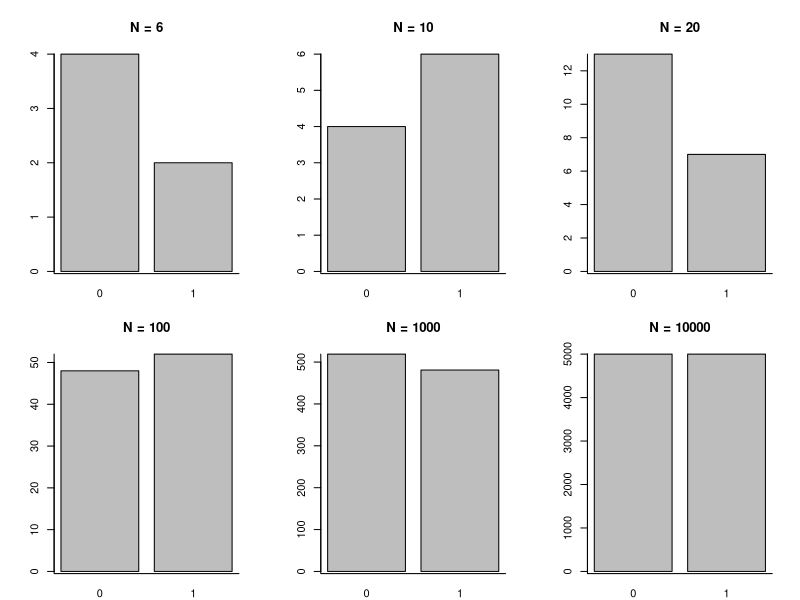
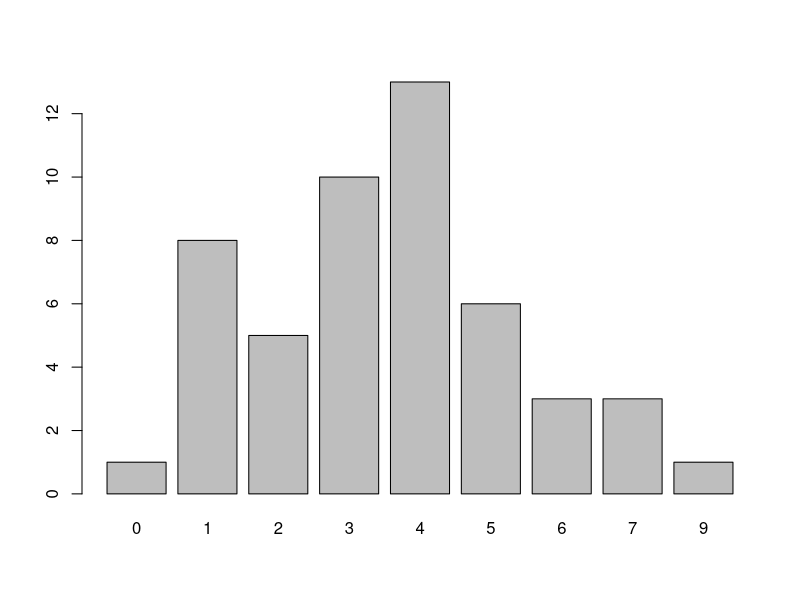

These figures' R source, in order:
## ---- chunk 1
t <- 1 # Task counter
task <- function(x = t) {
  t <<- x + 1
  return(paste0("**Task ", x, ": **"))
}
## ---- chunk 2
head(mtcars) # to see the top 5 ros of the mtcars dataset
#Two different ways to specifically pick the first 5 values of the mpg variable:
mtcars[1:5, 1]
mtcars$mpg[1:5]
## ---- chunk 3
# this is clunky but works
empty <- matrix(nrow = 3, ncol = 3)
colnames(empty) <- c("Yes", "No", "Marginal") 
rownames(empty) <- c("Male", "Female", "Marginal") 
empty[1,1] = .46
empty[1,2] = .12
empty[1,3] = .58
empty[2,1] = .34
empty[2,2] = .08
empty[2,3] = .42
empty[3,1] = .80
empty[3,2] = .20
empty[3,3] = 1.00
empty
## ---- chunk 4
# here is a much nicer way (thanks to Martin C)
# This solution is not only quicker to plot
# but will calculate the cell probabilities  
# by calculating outer product of the marginal vectors 

# create marginals
marg_sex = c(29, 21)/50
marg_cof = c(40, 10)/50

# calculate outer products
# type ?`%o%` (backtick ` is to the left of the 1 key)
# for help file to learn more about the %o% operator
prod = marg_sex %o% marg_cof 

# Add marginals
prod = rbind(prod, marg_cof)
prod = cbind(prod, c(marg_sex, 1.00))

# add labels to columns
colnames(prod) <- c("Yes", "No", "Marginal")
rownames(prod) <- c("Male", "Female", "Marginal")
prod
## ---- chunk 5
### ANSWER ###

# code used in slides is here
par(
  mfrow = c(2,3),
  mar = c(2, 4.1, 4.1, 2.1))
plot(as.factor(rbinom(6, 1, .50)), main = "N = 6")
box(bty = "L")
plot(as.factor(rbinom(10, 1, .50)), main = "N = 10")
box(bty = "L")
plot(as.factor(rbinom(20, 1, .50)), main = "N = 20")
box(bty = "L")
plot(as.factor(rbinom(100, 1, .50)), main = "N = 100")
box(bty = "L")
plot(as.factor(rbinom(1000, 1, .50)), main = "N = 1000")
box(bty = "L")
plot(as.factor(rbinom(10000, 1, .50)), main = "N = 10000")
box(bty = "L")

par(
  mfrow = c(1,1), 
  mar = c(5.1,4.1,4.1,2.1))
## ---- chunk 6
### ANSWER ###

dbinom(x = 6, size = 15, prob = 1/4)
## ---- chunk 7
### ANSWER ###

pbinom(q = 6, size = 15, prob = 1/4)
## ---- chunk 8
### ANSWER ###

qbinom(p = .50, size = 15, prob = 1/4)
## ---- chunk 9
### ANSWER ###

plot(as.factor(rbinom(n = 50, size = 15, prob = 1/4)))
